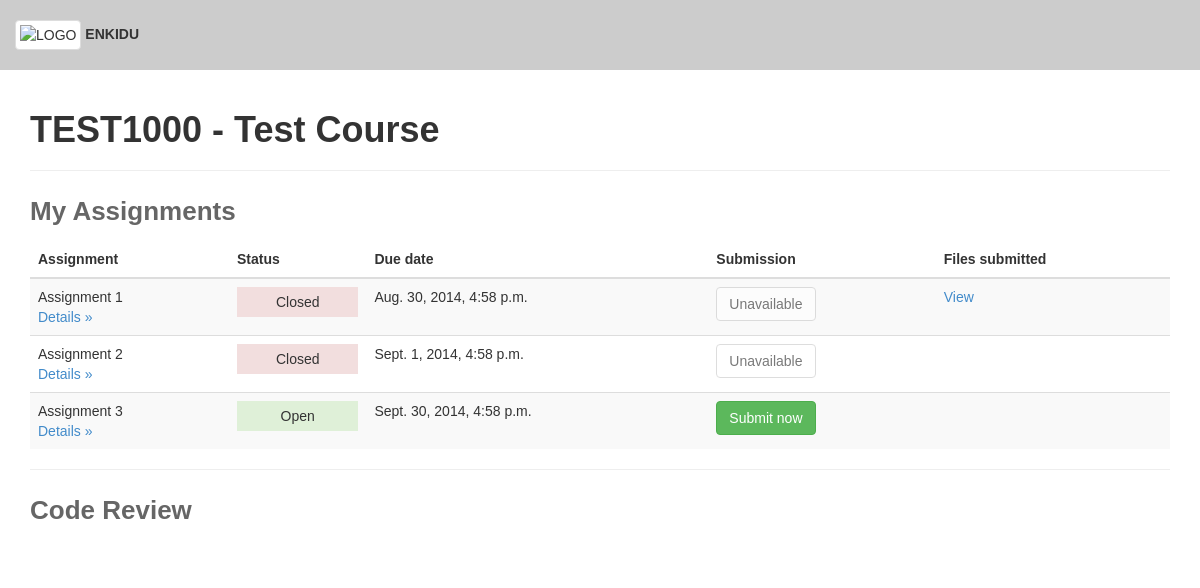
The app's page /, older data.
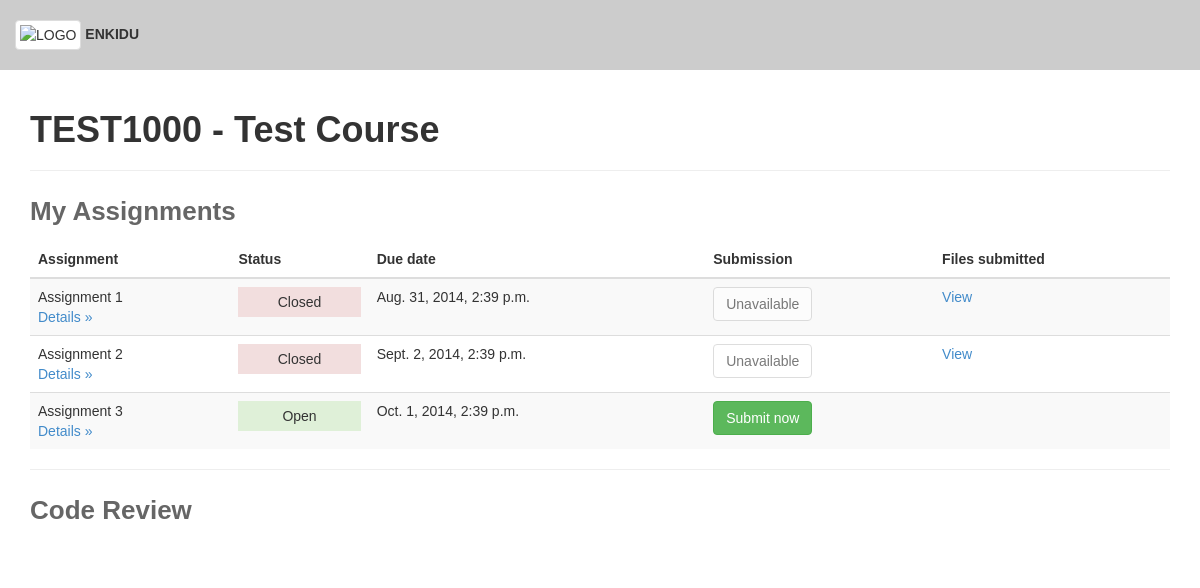
The same page, newer data.
### review/models.py (models this page shows)
class Course(models.Model):
	course_name = models.CharField(max_length=140)
	course_code = models.CharField(max_length=40)
	course_id = models.CharField(max_length=140) #Unique ID for course
	year = models.IntegerField()
	semester = models.CharField(max_length=40)
	institution = models.CharField(max_length=140)
	def __unicode__(self):
		return self.course_code + " - " + self.course_name

class Assignment(models.Model):
	assignment_id = models.CharField(max_length=140) #Unique ID for assignment
	name = models.CharField(max_length=140)
	create_date = models.DateTimeField()
	modified_date = models.DateTimeField()
	open_date = models.DateTimeField()
	due_date = models.DateTimeField()
	description = models.TextField()
	allow_multiple_uploads = models.BooleanField()
	allow_help_centre = models.BooleanField()
	number_of_peer_reviews = models.IntegerField()
	review_open_date = models.DateTimeField()
	review_due_date = models.DateTimeField()
	weighting = models.IntegerField()
	has_tests = models.BooleanField()
	test_required = models.BooleanField()
	def __unicode__(self):
		return str(self.name)
	def due_date_passed(self):
		return self.due_date < timezone.now()
	def get_submission(self, user):
		submissions = Submission.objects.filter(user=user, assignment=self, has_been_submitted=True).order_by('-upload_date')
		if len(submissions) > 0:
			return submissions[0]
		return

### review/views.py (the view)
# urls.py: url(r'^$', views.index, name='index'),
def index(request):
	""" Displays the appropriate dashboard for the current user. """
	user = User.objects.get(username='user1')
	course = Course.objects.get(id=1)
	assignments = Assignment.objects.filter(open_date__lte=timezone.now()).order_by('due_date')
	submissions = {}
	for assignment in assignments:
		submission =  assignment.get_submission(user)
		if submission:
			submissions[assignment.id] = submission
	assigned_reviews = AssignedReview.objects.filter(assigned_user=user)
	context = {
		"title": course,
		"course": course,
		"user": user,
		"assignments": assignments,
		"submissions": submissions,
		"assigned_reviews": assigned_reviews
	}
	return render(request, 'review/index.html', context)

### review/models.py (called while the page is built)
	def __unicode__(self):
		return str(self.id)

### review/templatetags/template_tags.py (called while the page is built)
@register.filter(name='get_item')
def get_item(dictionary, key):
	return dictionary.get(key)

### review/templates/review/index.html (shortened to what this page needs)
{% extends "review/base.html" %}
{% load template_tags %}
{% block content %}
	<h1>{{ course }}</h1>
	<hr/>
	<h2>My Assignments</h2>
	<table class="table table-striped">
		<thead>
			<th>Assignment</th>
			<th>Status</th>
			<th>Due date</th>
			<th>Submission</th>
			<th>Files submitted</th>
		</thead>
		<tbody>
			{% for assignment in assignments %}
			<tr>
				{% if assignment.due_date_passed == True %}
				<td>{{ assignment }} <br> <a href="{% url 'assignment_description' assignment.id %}"> Details &raquo;</a></td>
				<td><p class="status bg-danger">Closed</p></td>
				<td>{{ assignment.due_date }}</td>
				<td><button type="button" class="btn btn-default" disabled="disabled">Unavailable</button></td>
			  	{% else %}
			  	<td>{{ assignment }} <br> <a href="{% url 'assignment_description' assignment.id %}"> Details &raquo;</a></td>
			  	<td><p class="status bg-success">Open</p></td>
			  	<td>{{ assignment.due_date }}</td>
			  	<td><a class="btn btn-success" href="{% url 'assignment' assignment.id %}">Submit now</a></td>
			  	{% endif %}
				<td>
				  	{% if assignment.id in submissions.keys %}
				  		<a href="{% url 'submission' submissions|get_item:assignment.id  %}">View</a>
				  	{% endif %}
				</td>
			</tr>
			{% endfor %}
		</tbody>
	</table>
	<hr/>
	<h2>Code Review</h2>
{% endblock %}

### review/templates/review/base.html (shortened to what this page needs)
{% load staticfiles %}
<!DOCTYPE html>
<html lang="en">
    <head>
        <link rel="stylesheet" href="{% static 'review/bootstrap.min.css' %}" />
    	<link rel="stylesheet" href="{% static 'review/style.css' %}" />
    </head>
    <body>
        <header>
            <div class="container">
                <div class="row">
                    <div class="col-md-12 col-sm-12">
                       <img src="" alt="LOGO" class="img-thumbnail"> <strong>ENKIDU</strong>
                    </div>
                </div>
            </div>
        </header>
        <section class="content">
            <div class="container">
        {% block content %}
        {% endblock %}
            </div>
        </section>
    </body>
</html>

### review/static/review/style.css (style rules this page uses)
html { margin: 0; }
body { font-family: Arial, sans-serif; line-height: 20px; }
body h1, body h2, body h3, body h4, body h5, body h6, body .h1, body .h2, body .h3, body .h4, body .h5, body .h6 { font-family: Arial, sans-serif; font-weight: bold; color: inherit; }
body h1, body h2, body h3 { line-height: 40px; }
body h2 { font-size: 26px; }
body h2 { color: #666; }
header { background-color: #CCC; }
header .container { padding: 20px 0; margin-bottom: 20px; }
p.status { text-align: center; padding: 5px; }

Row changes from the older to the newer data that the page shows:
changed Assignment "Assignment 1": due_date "Aug. 30, 2014, 4:58 p.m." → "Aug. 31, 2014, 2:39 p.m."
changed Assignment "Assignment 2": due_date "Sept. 1, 2014, 4:58 p.m." → "Sept. 2, 2014, 2:39 p.m."; now shows "View"
changed Assignment "Assignment 3": due_date "Sept. 30, 2014, 4:58 p.m." → "Oct. 1, 2014, 2:39 p.m."
